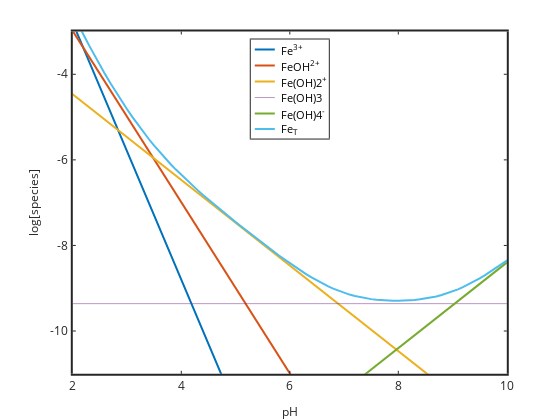

The notebook cell saved with this chart:
### Code cell
% plot over a more narrow range
plot(pH,logFe,'linewidth',2,pH,logFeOH,'linewidth',2,pH,logFeOH2,'linewidth',2,...
pH,logFeOH3,pH,logFeOH4,'linewidth',2,pH,logFeT,'linewidth',2)
set(gca,'linewidth',2,'fontsize',12)
xlabel('pH','fontsize',12)
ylabel('log[species]','fontsize',12)
legend('Fe^{3+}','FeOH^{2+}','Fe(OH)2^+','Fe(OH)3','Fe(OH)4^-','Fe_T','location','north')
axis([2 10 -11 -3])

### Figure 1 — Plotly figure (JSON) as saved in the notebook; plotly's stock layout.template omitted (floating-point values rounded to 4 significant figures)
{"data": [{"line": {"color": "rgb(0,113,188)", "dash": "solid", "width": 2}, "marker": {"color": "rgb(0,113,188)", "line": {"color": "rgb(0,113,188)"}, "size": 6, "symbol": "none"}, "mode": "lines", "name": "Fe^{3+}", "showlegend": true, "type": "scatter", "visibility": true, "x": [0, 0.1, 0.2, 0.3, 0.4, 0.5, 0.6, 0.7, 0.8, 0.9, 1, 1.1, 1.2, 1.3, 1.4, 1.5, 1.6, 1.7, 1.8, 1.9, 2, 2.1, 2.2, 2.3, 2.4, 2.5, 2.6, 2.7, 2.8, 2.9, 3, 3.1, 3.2, 3.3, 3.4, 3.5, 3.6, 3.7, 3.8, 3.9, 4, 4.1, 4.2, 4.3, 4.4, 4.5, 4.6, 4.7, 4.8, 4.9, 5, 5.1, 5.2, 5.3, 5.4, 5.5, 5.6, 5.7, 5.8, 5.9, 6, 6.1, 6.2, 6.3, 6.4, 6.5, 6.6, 6.7, 6.8, 6.9, 7, 7.1, 7.2, 7.3, 7.4, 7.5, 7.6, 7.7, 7.8, 7.9, 8, 8.1, 8.2, 8.3, 8.4, 8.5, 8.6, 8.7, 8.8, 8.9, 9, 9.1, 9.2, 9.3, 9.4, 9.5, 9.6, 9.7, 9.8, 9.9, 10, 10.1, 10.2, 10.3, 10.4, 10.5, 10.6, 10.7, 10.8, 10.9, 11, 11.1, 11.2, 11.3, 11.4, 11.5, 11.6, 11.7, 11.8, 11.9, 12], "xaxis": "x", "y": [3.2, 2.9, 2.6, 2.3, 2.0, 1.7, 1.4, 1.1, 0.8, 0.5, 0.2, -0.1, -0.4, -0.7, -1.0, -1.3, -1.6, -1.9, -2.2, -2.5, -2.8, -3.1, -3.4, -3.7, -4.0, -4.3, -4.6, -4.9, -5.2, -5.5, -5.8, -6.1, -6.4, -6.7, -7.0, -7.3, -7.6, -7.9, -8.2, -8.5, -8.8, -9.1, -9.4, -9.7, -10.0, -10.3, -10.6, -10.9, -11.2, -11.5, -11.8, -12.1, -12.4, -12.7, -13, -13.3, -13.6, -13.9, -14.2, -14.5, -14.8, -15.1, -15.4, -15.7, -16, -16.3, -16.6, -16.9, -17.2, -17.5, -17.8, -18.1, -18.4, -18.7, -19, -19.3, -19.6, -19.9, -20.2, -20.5, -20.8, -21.1, -21.4, -21.7, -22, -22.3, -22.6, -22.9, -23.2, -23.5, -23.8, -24.1, -24.4, -24.7, -25, -25.3, -25.6, -25.9, -26.2, -26.5, -26.8, -27.1, -27.4, -27.7, -28, -28.3, -28.6, -28.9, -29.2, -29.5, -29.8, -30.1, -30.4, -30.7, -31, -31.3, -31.6, -31.9, -32.2, -32.5, -32.8], "yaxis": "y"}, {"line": {"color": "rgb(216,82,24)", "dash": "solid", "width": 2}, "marker": {"color": "rgb(216,82,24)", "line": {"color": "rgb(216,82,24)"}, "size": 6, "symbol": "none"}, "mode": "lines", "name": "FeOH^{2+}", "showlegend": true, "type": "scatter", "visibility": true, "x": [0, 0.1, 0.2, 0.3, 0.4, 0.5, 0.6, 0.7, 0.8, 0.9, 1, 1.1, 1.2, 1.3, 1.4, 1.5, 1.6, 1.7, 1.8, 1.9, 2, 2.1, 2.2, 2.3, 2.4, 2.5, 2.6, 2.7, 2.8, 2.9, 3, 3.1, 3.2, 3.3, 3.4, 3.5, 3.6, 3.7, 3.8, 3.9, 4, 4.1, 4.2, 4.3, 4.4, 4.5, 4.6, 4.7, 4.8, 4.9, 5, 5.1, 5.2, 5.3, 5.4, 5.5, 5.6, 5.7, 5.8, 5.9, 6, 6.1, 6.2, 6.3, 6.4, 6.5, 6.6, 6.7, 6.8, 6.9, 7, 7.1, 7.2, 7.3, 7.4, 7.5, 7.6, 7.7, 7.8, 7.9, 8, 8.1, 8.2, 8.3, 8.4, 8.5, 8.6, 8.7, 8.8, 8.9, 9, 9.1, 9.2, 9.3, 9.4, 9.5, 9.6, 9.7, 9.8, 9.9, 10, 10.1, 10.2, 10.3, 10.4, 10.5, 10.6, 10.7, 10.8, 10.9, 11, 11.1, 11.2, 11.3, 11.4, 11.5, 11.6, 11.7, 11.8, 11.9, 12], "xaxis": "x", "y": [1.01, 0.81, 0.61, 0.41, 0.21, 0.01, -0.19, -0.39, -0.59, -0.79, -0.99, -1.19, -1.39, -1.59, -1.79, -1.99, -2.19, -2.39, -2.59, -2.79, -2.99, -3.19, -3.39, -3.59, -3.79, -3.99, -4.19, -4.39, -4.59, -4.79, -4.99, -5.19, -5.39, -5.59, -5.79, -5.99, -6.19, -6.39, -6.59, -6.79, -6.99, -7.19, -7.39, -7.59, -7.79, -7.99, -8.19, -8.39, -8.59, -8.79, -8.99, -9.19, -9.39, -9.59, -9.79, -9.99, -10.19, -10.39, -10.59, -10.79, -10.99, -11.19, -11.39, -11.59, -11.79, -11.99, -12.19, -12.39, -12.59, -12.79, -12.99, -13.19, -13.39, -13.59, -13.79, -13.99, -14.19, -14.39, -14.59, -14.79, -14.99, -15.19, -15.39, -15.59, -15.79, -15.99, -16.19, -16.39, -16.59, -16.79, -16.99, -17.19, -17.39, -17.59, -17.79, -17.99, -18.19, -18.39, -18.59, -18.79, -18.99, -19.19, -19.39, -19.59, -19.79, -19.99, -20.19, -20.39, -20.59, -20.79, -20.99, -21.19, -21.39, -21.59, -21.79, -21.99, -22.19, -22.39, -22.59, -22.79, -22.99], "yaxis": "y"}, {"line": {"color": "rgb(236,176,31)", "dash": "solid", "width": 2}, "marker": {"color": "rgb(236,176,31)", "line": {"color": "rgb(236,176,31)"}, "size": 6, "symbol": "none"}, "mode": "lines", "name": "Fe(OH)2^+", "showlegend": true, "type": "scatter", "visibility": true, "x": [0, 0.1, 0.2, 0.3, 0.4, 0.5, 0.6, 0.7, 0.8, 0.9, 1, 1.1, 1.2, 1.3, 1.4, 1.5, 1.6, 1.7, 1.8, 1.9, 2, 2.1, 2.2, 2.3, 2.4, 2.5, 2.6, 2.7, 2.8, 2.9, 3, 3.1, 3.2, 3.3, 3.4, 3.5, 3.6, 3.7, 3.8, 3.9, 4, 4.1, 4.2, 4.3, 4.4, 4.5, 4.6, 4.7, 4.8, 4.9, 5, 5.1, 5.2, 5.3, 5.4, 5.5, 5.6, 5.7, 5.8, 5.9, 6, 6.1, 6.2, 6.3, 6.4, 6.5, 6.6, 6.7, 6.8, 6.9, 7, 7.1, 7.2, 7.3, 7.4, 7.5, 7.6, 7.7, 7.8, 7.9, 8, 8.1, 8.2, 8.3, 8.4, 8.5, 8.6, 8.7, 8.8, 8.9, 9, 9.1, 9.2, 9.3, 9.4, 9.5, 9.6, 9.7, 9.8, 9.9, 10, 10.1, 10.2, 10.3, 10.4, 10.5, 10.6, 10.7, 10.8, 10.9, 11, 11.1, 11.2, 11.3, 11.4, 11.5, 11.6, 11.7, 11.8, 11.9, 12], "xaxis": "x", "y": [-2.47, -2.57, -2.67, -2.77, -2.87, -2.97, -3.07, -3.17, -3.27, -3.37, -3.47, -3.57, -3.67, -3.77, -3.87, -3.97, -4.07, -4.17, -4.27, -4.37, -4.47, -4.57, -4.67, -4.77, -4.87, -4.97, -5.07, -5.17, -5.27, -5.37, -5.47, -5.57, -5.67, -5.77, -5.87, -5.97, -6.07, -6.17, -6.27, -6.37, -6.47, -6.57, -6.67, -6.77, -6.87, -6.97, -7.07, -7.17, -7.27, -7.37, -7.47, -7.57, -7.67, -7.77, -7.87, -7.97, -8.07, -8.17, -8.27, -8.37, -8.47, -8.57, -8.67, -8.77, -8.87, -8.97, -9.07, -9.17, -9.27, -9.37, -9.47, -9.57, -9.67, -9.77, -9.87, -9.97, -10.07, -10.17, -10.27, -10.37, -10.47, -10.57, -10.67, -10.77, -10.87, -10.97, -11.07, -11.17, -11.27, -11.37, -11.47, -11.57, -11.67, -11.77, -11.87, -11.97, -12.07, -12.17, -12.27, -12.37, -12.47, -12.57, -12.67, -12.77, -12.87, -12.97, -13.07, -13.17, -13.27, -13.37, -13.47, -13.57, -13.67, -13.77, -13.87, -13.97, -14.07, -14.17, -14.27, -14.37, -14.47], "yaxis": "y"}, {"line": {"color": "rgb(125,46,141)", "dash": "solid", "width": 0.5}, "marker": {"color": "rgb(125,46,141)", "line": {"color": "rgb(125,46,141)"}, "size": 6, "symbol": "none"}, "mode": "lines", "name": "Fe(OH)3", "showlegend": true, "type": "scatter", "visibility": true, "x": [0, 0.1, 0.2, 0.3, 0.4, 0.5, 0.6, 0.7, 0.8, 0.9, 1, 1.1, 1.2, 1.3, 1.4, 1.5, 1.6, 1.7, 1.8, 1.9, 2, 2.1, 2.2, 2.3, 2.4, 2.5, 2.6, 2.7, 2.8, 2.9, 3, 3.1, 3.2, 3.3, 3.4, 3.5, 3.6, 3.7, 3.8, 3.9, 4, 4.1, 4.2, 4.3, 4.4, 4.5, 4.6, 4.7, 4.8, 4.9, 5, 5.1, 5.2, 5.3, 5.4, 5.5, 5.6, 5.7, 5.8, 5.9, 6, 6.1, 6.2, 6.3, 6.4, 6.5, 6.6, 6.7, 6.8, 6.9, 7, 7.1, 7.2, 7.3, 7.4, 7.5, 7.6, 7.7, 7.8, 7.9, 8, 8.1, 8.2, 8.3, 8.4, 8.5, 8.6, 8.7, 8.8, 8.9, 9, 9.1, 9.2, 9.3, 9.4, 9.5, 9.6, 9.7, 9.8, 9.9, 10, 10.1, 10.2, 10.3, 10.4, 10.5, 10.6, 10.7, 10.8, 10.9, 11, 11.1, 11.2, 11.3, 11.4, 11.5, 11.6, 11.7, 11.8, 11.9, 12], "xaxis": "x", "y": [-9.36, -9.36, -9.36, -9.36, -9.36, -9.36, -9.36, -9.36, -9.36, -9.36, -9.36, -9.36, -9.36, -9.36, -9.36, -9.36, -9.36, -9.36, -9.36, -9.36, -9.36, -9.36, -9.36, -9.36, -9.36, -9.36, -9.36, -9.36, -9.36, -9.36, -9.36, -9.36, -9.36, -9.36, -9.36, -9.36, -9.36, -9.36, -9.36, -9.36, -9.36, -9.36, -9.36, -9.36, -9.36, -9.36, -9.36, -9.36, -9.36, -9.36, -9.36, -9.36, -9.36, -9.36, -9.36, -9.36, -9.36, -9.36, -9.36, -9.36, -9.36, -9.36, -9.36, -9.36, -9.36, -9.36, -9.36, -9.36, -9.36, -9.36, -9.36, -9.36, -9.36, -9.36, -9.36, -9.36, -9.36, -9.36, -9.36, -9.36, -9.36, -9.36, -9.36, -9.36, -9.36, -9.36, -9.36, -9.36, -9.36, -9.36, -9.36, -9.36, -9.36, -9.36, -9.36, -9.36, -9.36, -9.36, -9.36, -9.36, -9.36, -9.36, -9.36, -9.36, -9.36, -9.36, -9.36, -9.36, -9.36, -9.36, -9.36, -9.36, -9.36, -9.36, -9.36, -9.36, -9.36, -9.36, -9.36, -9.36, -9.36], "yaxis": "y"}, {"line": {"color": "rgb(118,171,47)", "dash": "solid", "width": 2}, "marker": {"color": "rgb(118,171,47)", "line": {"color": "rgb(118,171,47)"}, "size": 6, "symbol": "none"}, "mode": "lines", "name": "Fe(OH)4^-", "showlegend": true, "type": "scatter", "visibility": true, "x": [0, 0.1, 0.2, 0.3, 0.4, 0.5, 0.6, 0.7, 0.8, 0.9, 1, 1.1, 1.2, 1.3, 1.4, 1.5, 1.6, 1.7, 1.8, 1.9, 2, 2.1, 2.2, 2.3, 2.4, 2.5, 2.6, 2.7, 2.8, 2.9, 3, 3.1, 3.2, 3.3, 3.4, 3.5, 3.6, 3.7, 3.8, 3.9, 4, 4.1, 4.2, 4.3, 4.4, 4.5, 4.6, 4.7, 4.8, 4.9, 5, 5.1, 5.2, 5.3, 5.4, 5.5, 5.6, 5.7, 5.8, 5.9, 6, 6.1, 6.2, 6.3, 6.4, 6.5, 6.6, 6.7, 6.8, 6.9, 7, 7.1, 7.2, 7.3, 7.4, 7.5, 7.6, 7.7, 7.8, 7.9, 8, 8.1, 8.2, 8.3, 8.4, 8.5, 8.6, 8.7, 8.8, 8.9, 9, 9.1, 9.2, 9.3, 9.4, 9.5, 9.6, 9.7, 9.8, 9.9, 10, 10.1, 10.2, 10.3, 10.4, 10.5, 10.6, 10.7, 10.8, 10.9, 11, 11.1, 11.2, 11.3, 11.4, 11.5, 11.6, 11.7, 11.8, 11.9, 12], "xaxis": "x", "y": [-18.4, -18.3, -18.2, -18.1, -18, -17.9, -17.8, -17.7, -17.6, -17.5, -17.4, -17.3, -17.2, -17.1, -17, -16.9, -16.8, -16.7, -16.6, -16.5, -16.4, -16.3, -16.2, -16.1, -16.0, -15.9, -15.8, -15.7, -15.6, -15.5, -15.4, -15.3, -15.2, -15.1, -15.0, -14.9, -14.8, -14.7, -14.6, -14.5, -14.4, -14.3, -14.2, -14.1, -14.0, -13.9, -13.8, -13.7, -13.6, -13.5, -13.4, -13.3, -13.2, -13.1, -13.0, -12.9, -12.8, -12.7, -12.6, -12.5, -12.4, -12.3, -12.2, -12.1, -12.0, -11.9, -11.8, -11.7, -11.6, -11.5, -11.4, -11.3, -11.2, -11.1, -11.0, -10.9, -10.8, -10.7, -10.6, -10.5, -10.4, -10.3, -10.2, -10.1, -10.0, -9.9, -9.8, -9.7, -9.6, -9.5, -9.4, -9.3, -9.2, -9.1, -9.0, -8.9, -8.8, -8.7, -8.6, -8.5, -8.4, -8.3, -8.2, -8.1, -8.0, -7.9, -7.8, -7.7, -7.6, -7.5, -7.4, -7.3, -7.2, -7.1, -7.0, -6.9, -6.8, -6.7, -6.6, -6.5, -6.4], "yaxis": "y"}, {"line": {"color": "rgb(76,189,237)", "dash": "solid", "width": 2}, "marker": {"color": "rgb(76,189,237)", "line": {"color": "rgb(76,189,237)"}, "size": 6, "symbol": "none"}, "mode": "lines", "name": "Fe_T", "showlegend": true, "type": "scatter", "visibility": true, "x": [0, 0.1, 0.2, 0.3, 0.4, 0.5, 0.6, 0.7, 0.8, 0.9, 1, 1.1, 1.2, 1.3, 1.4, 1.5, 1.6, 1.7, 1.8, 1.9, 2, 2.1, 2.2, 2.3, 2.4, 2.5, 2.6, 2.7, 2.8, 2.9, 3, 3.1, 3.2, 3.3, 3.4, 3.5, 3.6, 3.7, 3.8, 3.9, 4, 4.1, 4.2, 4.3, 4.4, 4.5, 4.6, 4.7, 4.8, 4.9, 5, 5.1, 5.2, 5.3, 5.4, 5.5, 5.6, 5.7, 5.8, 5.9, 6, 6.1, 6.2, 6.3, 6.4, 6.5, 6.6, 6.7, 6.8, 6.9, 7, 7.1, 7.2, 7.3, 7.4, 7.5, 7.6, 7.7, 7.8, 7.9, 8, 8.1, 8.2, 8.3, 8.4, 8.5, 8.6, 8.7, 8.8, 8.9, 9, 9.1, 9.2, 9.3, 9.4, 9.5, 9.6, 9.7, 9.8, 9.9, 10, 10.1, 10.2, 10.3, 10.4, 10.5, 10.6, 10.7, 10.8, 10.9, 11, 11.1, 11.2, 11.3, 11.4, 11.5, 11.6, 11.7, 11.8, 11.9, 12], "xaxis": "x", "y": [3.203, 2.904, 2.604, 2.306, 2.007, 1.709, 1.411, 1.114, 0.8174, 0.5218, 0.2273, -0.06592, -0.3575, -0.647, -0.9342, -1.219, -1.499, -1.776, -2.049, -2.316, -2.578, -2.834, -3.083, -3.325, -3.56, -3.787, -4.008, -4.221, -4.427, -4.626, -4.818, -5.002, -5.18, -5.35, -5.513, -5.668, -5.817, -5.96, -6.096, -6.227, -6.353, -6.475, -6.593, -6.707, -6.819, -6.929, -7.036, -7.142, -7.246, -7.35, -7.452, -7.553, -7.653, -7.753, -7.851, -7.949, -8.045, -8.14, -8.234, -8.326, -8.416, -8.504, -8.589, -8.67, -8.748, -8.821, -8.889, -8.953, -9.01, -9.062, -9.108, -9.148, -9.183, -9.212, -9.236, -9.255, -9.27, -9.281, -9.288, -9.292, -9.292, -9.289, -9.283, -9.273, -9.26, -9.242, -9.219, -9.192, -9.159, -9.121, -9.077, -9.027, -8.971, -8.909, -8.842, -8.77, -8.694, -8.614, -8.53, -8.444, -8.355, -8.264, -8.171, -8.077, -7.981, -7.885, -7.788, -7.691, -7.593, -7.494, -7.395, -7.296, -7.197, -7.098, -6.998, -6.898, -6.799, -6.699, -6.599, -6.499, -6.4], "yaxis": "y"}, {"hoverinfo": "none", "line": {"color": "rgb(0,113,188)", "dash": "solid", "width": 2}, "marker": {"color": "rgb(0,113,188)", "line": {"color": "rgb(0,113,188)"}, "size": 6, "symbol": "none"}, "mode": "lines", "name": "", "showlegend": false, "type": "scatter", "visibility": true, "x": [3, 18], "xaxis": "x2", "y": [7.494, 7.494], "yaxis": "y2"}, {"hoverinfo": "none", "line": {"color": "rgb(216,82,24)", "dash": "solid", "width": 2}, "marker": {"color": "rgb(216,82,24)", "line": {"color": "rgb(216,82,24)"}, "size": 6, "symbol": "none"}, "mode": "lines", "name": "", "showlegend": false, "type": "scatter", "visibility": true, "x": [3, 18], "xaxis": "x2", "y": [19.48, 19.48], "yaxis": "y2"}, {"hoverinfo": "none", "line": {"color": "rgb(236,176,31)", "dash": "solid", "width": 2}, "marker": {"color": "rgb(236,176,31)", "line": {"color": "rgb(236,176,31)"}, "size": 6, "symbol": "none"}, "mode": "lines", "name": "", "showlegend": false, "type": "scatter", "visibility": true, "x": [3, 18], "xaxis": "x2", "y": [31.47, 31.47], "yaxis": "y2"}, {"hoverinfo": "none", "line": {"color": "rgb(125,46,141)", "dash": "solid", "width": 0.5}, "marker": {"color": "rgb(125,46,141)", "line": {"color": "rgb(125,46,141)"}, "size": 6, "symbol": "none"}, "mode": "lines", "name": "", "showlegend": false, "type": "scatter", "visibility": true, "x": [3, 18], "xaxis": "x2", "y": [43.46, 43.46], "yaxis": "y2"}, {"hoverinfo": "none", "line": {"color": "rgb(118,171,47)", "dash": "solid", "width": 2}, "marker": {"color": "rgb(118,171,47)", "line": {"color": "rgb(118,171,47)"}, "size": 6, "symbol": "none"}, "mode": "lines", "name": "", "showlegend": false, "type": "scatter", "visibility": true, "x": [3, 18], "xaxis": "x2", "y": [55.45, 55.45], "yaxis": "y2"}, {"hoverinfo": "none", "line": {"color": "rgb(76,189,237)", "dash": "solid", "width": 2}, "marker": {"color": "rgb(76,189,237)", "line": {"color": "rgb(76,189,237)"}, "size": 6, "symbol": "none"}, "mode": "lines", "name": "", "showlegend": false, "type": "scatter", "visibility": true, "x": [3, 18], "xaxis": "x2", "y": [67.06, 67.06], "yaxis": "y2"}], "layout": {"annotations": [{"font": {"color": "rgb(0, 0, 0)", "size": 10.8}, "showarrow": false, "text": "Fe<sup>3+</sup>", "x": 21, "xanchor": "left", "xref": "x2", "y": 7.494, "yanchor": "middle", "yref": "y2"}, {"font": {"color": "rgb(0, 0, 0)", "size": 10.8}, "showarrow": false, "text": "FeOH<sup>2+</sup>", "x": 21, "xanchor": "left", "xref": "x2", "y": 19.48, "yanchor": "middle", "yref": "y2"}, {"font": {"color": "rgb(0, 0, 0)", "size": 10.8}, "showarrow": false, "text": "Fe(OH)2<sup>+</sup>", "x": 21, "xanchor": "left", "xref": "x2", "y": 31.47, "yanchor": "middle", "yref": "y2"}, {"font": {"color": "rgb(0, 0, 0)", "size": 10.8}, "showarrow": false, "text": "Fe(OH)3", "x": 21, "xanchor": "left", "xref": "x2", "y": 43.46, "yanchor": "middle", "yref": "y2"}, {"font": {"color": "rgb(0, 0, 0)", "size": 10.8}, "showarrow": false, "text": "Fe(OH)4<sup>-</sup>", "x": 21, "xanchor": "left", "xref": "x2", "y": 55.45, "yanchor": "middle", "yref": "y2"}, {"font": {"color": "rgb(0, 0, 0)", "size": 10.8}, "showarrow": false, "text": "Fe<sub>T</sub>", "x": 21, "xanchor": "left", "xref": "x2", "y": 67.06, "yanchor": "middle", "yref": "y2"}], "height": 420, "hovermode": "closest", "margin": {"b": 0, "l": 0, "r": 0, "t": 0}, "plot_bgcolor": "rgba(0, 0, 0, 0)", "showlegend": false, "width": 560, "xaxis": {"anchor": "y", "autorange": false, "domain": [0.13, 0.905], "exponentformat": "none", "gridcolor": "rgba(38,38,38,0.15)", "gridwidth": 2, "linecolor": "rgb(38,38,38)", "linewidth": 2, "mirror": "ticks", "range": [2, 10], "showgrid": false, "showline": true, "side": "bottom", "spikedash": "solid", "spikemode": "across", "spikesides": false, "spikethickness": 1, "tickangle": 0, "tickcolor": "rgb(38,38,38)", "tickfont": {"color": "rgb(38,38,38)", "size": 12}, "ticklen": 3, "ticks": "inside", "ticktext": ["2", "4", "6", "8", "10"], "tickvals": [2, 4, 6, 8, 10], "title": {"font": {"color": "rgb(38,38,38)", "size": 12}, "text": "pH"}, "type": "linear", "visible": true, "zeroline": false}, "xaxis2": {"anchor": "y2", "autorange": false, "domain": [0.4478, 0.5872], "exponentformat": "none", "fixedrange": true, "gridcolor": "rgba(38,38,38,0.15)", "gridwidth": 1, "linecolor": "rgb(38,38,38)", "linewidth": 1, "mirror": true, "range": [0, 58.45], "showgrid": false, "showline": true, "showspikes": false, "side": "bottom", "spikedash": "solid", "spikemode": "across", "spikesides": false, "spikethickness": 1, "tickangle": 0, "tickcolor": "rgb(38,38,38)", "tickfont": {"color": "rgb(38,38,38)", "size": 10.8}, "ticklen": 3, "ticks": "", "ticktext": [], "tickvals": [], "title": {"font": {"color": "rgb(0, 0, 0)", "size": 11.88}, "text": ""}, "type": "linear", "visible": true, "zeroline": false}, "yaxis": {"anchor": "x", "autorange": false, "domain": [0.11, 0.925], "exponentformat": "none", "gridcolor": "rgba(38,38,38,0.15)", "gridwidth": 2, "linecolor": "rgb(38,38,38)", "linewidth": 2, "mirror": "ticks", "range": [-11, -3], "showgrid": false, "showline": true, "side": "left", "spikedash": "solid", "spikemode": "across", "spikesides": false, "spikethickness": 1, "tickangle": 0, "tickcolor": "rgb(38,38,38)", "tickfont": {"color": "rgb(38,38,38)", "size": 12}, "ticklen": 3, "ticks": "inside", "ticktext": ["-10", "-8", "-6", "-4"], "tickvals": [-10, -8, -6, -4], "title": {"font": {"color": "rgb(38,38,38)", "size": 12}, "text": "log[species]"}, "type": "linear", "visible": true, "zeroline": false}, "yaxis2": {"anchor": "x2", "autorange": false, "domain": [0.6701, 0.9059], "exponentformat": "none", "fixedrange": true, "gridcolor": "rgba(38,38,38,0.15)", "gridwidth": 1, "linecolor": "rgb(38,38,38)", "linewidth": 1, "mirror": true, "range": [74.18, 0], "showgrid": false, "showline": true, "showspikes": false, "side": "left", "spikedash": "solid", "spikemode": "across", "spikesides": false, "spikethickness": 1, "tickangle": 0, "tickcolor": "rgb(38,38,38)", "tickfont": {"color": "rgb(38,38,38)", "size": 10.8}, "ticklen": 3, "ticks": "", "ticktext": [], "tickvals": [], "title": {"font": {"color": "rgb(0, 0, 0)", "size": 11.88}, "text": ""}, "type": "linear", "visible": true, "zeroline": false}}}
